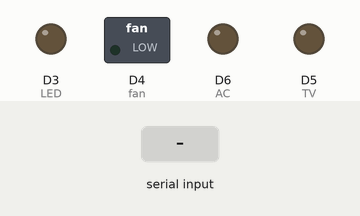
Recording of a sketch running on a simulated ESP8266 (NodeMCU). On the bench: switched loads named in the sketch (green lamp = pin HIGH), output pins drawn as LEDs (lit = HIGH). Inputs (shaded band) come from the test bench.

Above: at 1.2 s.
1.3 s: "S" received over Serial
At 2.5 s:
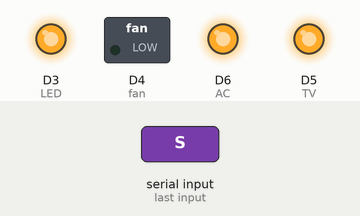
2.8 s: "R" received over Serial
At 3.7 s:
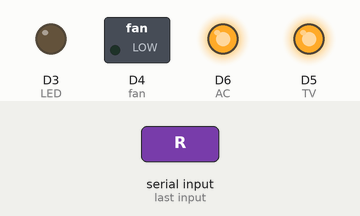
4.3 s: "T" received over Serial
At 4.8 s:
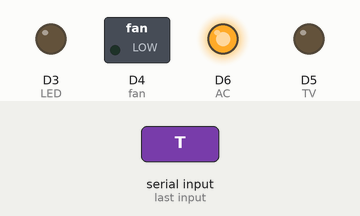
5.8 s: "C" received over Serial
At 7.2 s:
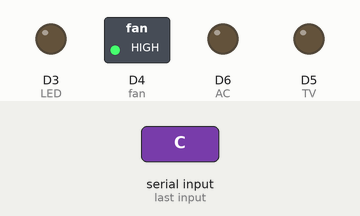
Timing chart, 0 to 8.3 s (numbered marks = the images above; inputs shaded):
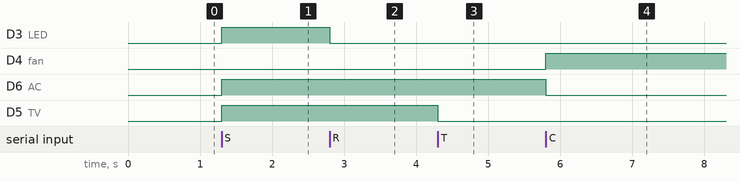

The sketch:

Aurdino_code.ino
```cpp
const int LED=D3; const int fan=D4; const int TV=D5; const int AC=D6; void setup()
{
pinMode(LED, OUTPUT); pinMode(fan, OUTPUT); pinMode(TV, OUTPUT); pinMode(AC, OUTPUT); Serial.begin(9600);
}
void loop()
{
if(Serial.available()>0)
{
char sleep =Serial.read(); if(sleep=='S')
{
digitalWrite(LED, HIGH); digitalWrite(fan, LOW); digitalWrite(TV, HIGH); digitalWrite(AC, HIGH);
}
if(sleep=='R')
{
digitalWrite(LED, LOW); digitalWrite(fan, LOW); digitalWrite(TV, HIGH); digitalWrite(AC, HIGH);
}
if(sleep=='T')
{
digitalWrite(TV, LOW); digitalWrite(AC, HIGH); digitalWrite(LED, LOW); digitalWrite(fan, LOW);
}
if(sleep=='C')
{
digitalWrite(LED,LOW); digitalWrite(fan, HIGH); digitalWrite(TV, LOW); digitalWrite(AC, LOW);
}
}
}
```

Measured:
- after the input at 1.3 s, D3 (LED), D6 (AC), D5 (TV): LOW → HIGH at once
- after the input at 2.8 s, D3 (LED): HIGH → LOW at once
- after the input at 4.3 s, D5 (TV): HIGH → LOW at once
- after the input at 5.8 s, D4 (fan): LOW → HIGH at once; D6 (AC): HIGH → LOW at once
